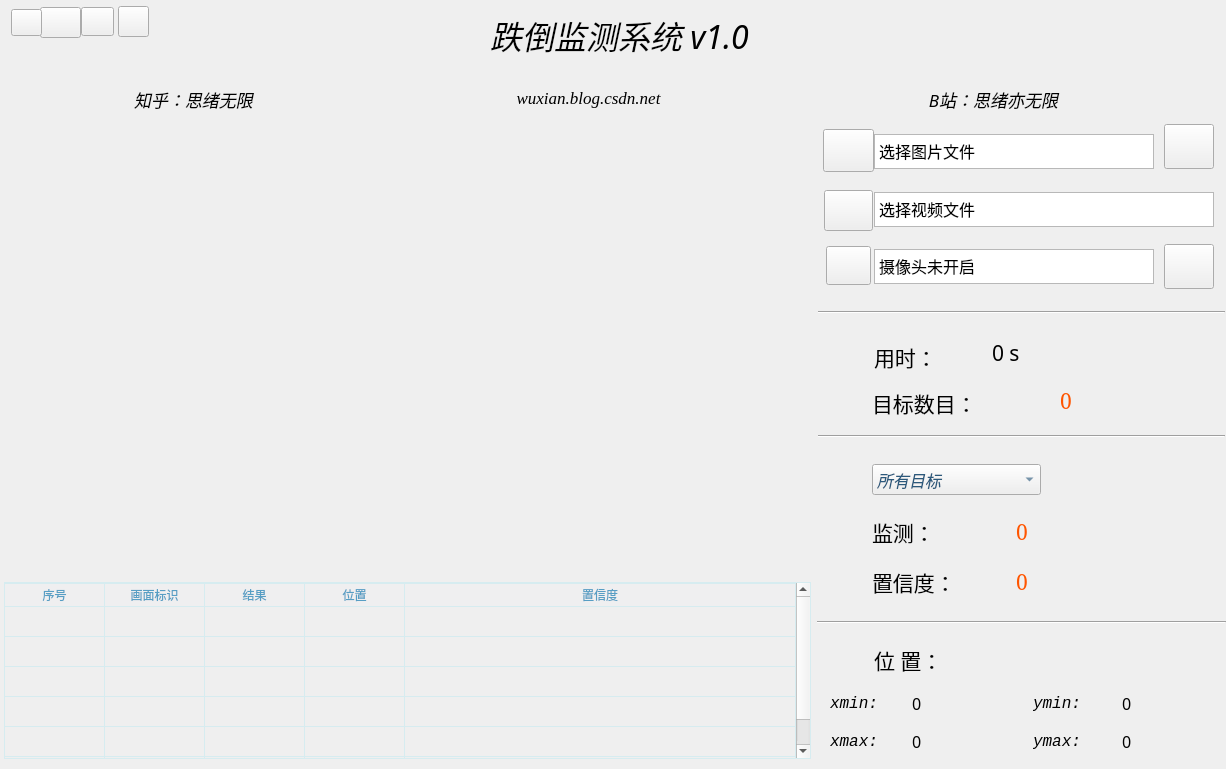
<?xml version="1.0" encoding="UTF-8"?>
<ui version="4.0">
 <class>MainWindow</class>
 <widget class="QMainWindow" name="MainWindow">
  <property name="windowModality">
   <enum>Qt::NonModal</enum>
  </property>
  <property name="geometry">
   <rect>
    <x>0</x>
    <y>0</y>
    <width>1226</width>
    <height>769</height>
   </rect>
  </property>
  <property name="minimumSize">
   <size>
    <width>1226</width>
    <height>769</height>
   </size>
  </property>
  <property name="maximumSize">
   <size>
    <width>1226</width>
    <height>769</height>
   </size>
  </property>
  <property name="font">
   <font>
    <family>华文仿宋</family>
   </font>
  </property>
  <property name="windowTitle">
   <string>PedFall Detection v1.0（思绪无限）</string>
  </property>
  <property name="windowIcon">
   <iconset resource="RecSystem.qrc">
    <normaloff>:/images/icons/count.png</normaloff>:/images/icons/count.png</iconset>
  </property>
  <property name="toolTip">
   <string/>
  </property>
  <property name="autoFillBackground">
   <bool>false</bool>
  </property>
  <property name="styleSheet">
   <string notr="true">#centralwidget{
	border-image: url(:/images/icons/back-image.png);
    color: rgb(220, 220, 220);
    border-radius: 10px;
}</string>
  </property>
  <property name="tabShape">
   <enum>QTabWidget::Rounded</enum>
  </property>
  <widget class="QWidget" name="centralwidget">
   <property name="styleSheet">
    <string notr="true">#centralWidget{
	border-image: url(:/newPrefix/images_test/back-image.png);
	color: rgb(220, 220, 220);
	border-radius: 10px;
}</string>
   </property>
   <widget class="QTextEdit" name="textEdit_pic">
    <property name="geometry">
     <rect>
      <x>874</x>
      <y>134</y>
      <width>280</width>
      <height>35</height>
     </rect>
    </property>
    <property name="minimumSize">
     <size>
      <width>150</width>
      <height>30</height>
     </size>
    </property>
    <property name="maximumSize">
     <size>
      <width>280</width>
      <height>40</height>
     </size>
    </property>
    <property name="font">
     <font>
      <family>华文仿宋</family>
      <pointsize>12</pointsize>
     </font>
    </property>
    <property name="layoutDirection">
     <enum>Qt::LeftToRight</enum>
    </property>
    <property name="verticalScrollBarPolicy">
     <enum>Qt::ScrollBarAlwaysOff</enum>
    </property>
    <property name="horizontalScrollBarPolicy">
     <enum>Qt::ScrollBarAsNeeded</enum>
    </property>
    <property name="lineWrapMode">
     <enum>QTextEdit::NoWrap</enum>
    </property>
    <property name="readOnly">
     <bool>true</bool>
    </property>
    <property name="html">
     <string>&lt;!DOCTYPE HTML PUBLIC &quot;-//W3C//DTD HTML 4.0//EN&quot; &quot;http://www.w3.org/TR/REC-html40/strict.dtd&quot;&gt;
&lt;html&gt;&lt;head&gt;&lt;meta name=&quot;qrichtext&quot; content=&quot;1&quot; /&gt;&lt;style type=&quot;text/css&quot;&gt;
p, li { white-space: pre-wrap; }
&lt;/style&gt;&lt;/head&gt;&lt;body style=&quot; font-family:'华文仿宋'; font-size:12pt; font-weight:400; font-style:normal;&quot;&gt;
&lt;p style=&quot; margin-top:0px; margin-bottom:0px; margin-left:0px; margin-right:0px; -qt-block-indent:0; text-indent:0px;&quot;&gt;&lt;span style=&quot; font-family:'Adobe Devanagari';&quot;&gt;选择图片文件&lt;/span&gt;&lt;/p&gt;&lt;/body&gt;&lt;/html&gt;</string>
    </property>
   </widget>
   <widget class="QLabel" name="label_objNum">
    <property name="geometry">
     <rect>
      <x>872</x>
      <y>384</y>
      <width>165</width>
      <height>39</height>
     </rect>
    </property>
    <property name="font">
     <font>
      <family>华文仿宋</family>
      <pointsize>16</pointsize>
     </font>
    </property>
    <property name="text">
     <string>&lt;html&gt;&lt;head/&gt;&lt;body&gt;&lt;p&gt;目标数目：&lt;/p&gt;&lt;/body&gt;&lt;/html&gt;</string>
    </property>
   </widget>
   <widget class="QLabel" name="label_ymin">
    <property name="geometry">
     <rect>
      <x>1033</x>
      <y>688</y>
      <width>61</width>
      <height>31</height>
     </rect>
    </property>
    <property name="font">
     <font>
      <family>Consolas</family>
      <pointsize>12</pointsize>
      <weight>50</weight>
      <italic>true</italic>
      <bold>false</bold>
     </font>
    </property>
    <property name="styleSheet">
     <string notr="true">font: italic 12pt &quot;Consolas&quot;;</string>
    </property>
    <property name="text">
     <string>ymin: </string>
    </property>
   </widget>
   <widget class="QLabel" name="label_ymax_result">
    <property name="geometry">
     <rect>
      <x>1122</x>
      <y>726</y>
      <width>87</width>
      <height>31</height>
     </rect>
    </property>
    <property name="font">
     <font>
      <family>SimSun-ExtB</family>
      <pointsize>12</pointsize>
     </font>
    </property>
    <property name="text">
     <string>0</string>
    </property>
   </widget>
   <widget class="QLabel" name="label_numer_result">
    <property name="geometry">
     <rect>
      <x>1060</x>
      <y>382</y>
      <width>119</width>
      <height>37</height>
     </rect>
    </property>
    <property name="font">
     <font>
      <family>SimSun</family>
      <pointsize>16</pointsize>
     </font>
    </property>
    <property name="styleSheet">
     <string notr="true">color: rgb(255, 85, 0);</string>
    </property>
    <property name="text">
     <string>0</string>
    </property>
   </widget>
   <widget class="QLabel" name="label_website_2">
    <property name="geometry">
     <rect>
      <x>68</x>
      <y>74</y>
      <width>251</width>
      <height>51</height>
     </rect>
    </property>
    <property name="minimumSize">
     <size>
      <width>0</width>
      <height>30</height>
     </size>
    </property>
    <property name="font">
     <font>
      <family>Times new roman</family>
      <pointsize>13</pointsize>
      <weight>50</weight>
      <italic>true</italic>
      <bold>false</bold>
     </font>
    </property>
    <property name="toolTip">
     <string>&lt;html&gt;&lt;head/&gt;&lt;body&gt;&lt;p&gt;www.zhihu.com/people/sixuwuxian&lt;/p&gt;&lt;/body&gt;&lt;/html&gt;</string>
    </property>
    <property name="styleSheet">
     <string notr="true">QLabel{color: rgb(0, 0, 0);
font: italic 13pt &quot;Times new roman&quot;;}</string>
    </property>
    <property name="text">
     <string>知乎：思绪无限</string>
    </property>
    <property name="alignment">
     <set>Qt::AlignCenter</set>
    </property>
   </widget>
   <widget class="QToolButton" name="toolButton_settings">
    <property name="geometry">
     <rect>
      <x>40</x>
      <y>7</y>
      <width>41</width>
      <height>31</height>
     </rect>
    </property>
    <property name="maximumSize">
     <size>
      <width>50</width>
      <height>45</height>
     </size>
    </property>
    <property name="cursor">
     <cursorShape>PointingHandCursor</cursorShape>
    </property>
    <property name="autoFillBackground">
     <bool>false</bool>
    </property>
    <property name="text">
     <string/>
    </property>
    <property name="icon">
     <iconset resource="RecSystem.qrc">
      <normaloff>:/images/icons/settings.png</normaloff>:/images/icons/settings.png</iconset>
    </property>
    <property name="iconSize">
     <size>
      <width>50</width>
      <height>39</height>
     </size>
    </property>
    <property name="popupMode">
     <enum>QToolButton::DelayedPopup</enum>
    </property>
    <property name="toolButtonStyle">
     <enum>Qt::ToolButtonTextUnderIcon</enum>
    </property>
    <property name="autoRaise">
     <bool>false</bool>
    </property>
    <property name="arrowType">
     <enum>Qt::NoArrow</enum>
    </property>
   </widget>
   <widget class="QLabel" name="label_conf">
    <property name="geometry">
     <rect>
      <x>872</x>
      <y>562</y>
      <width>111</width>
      <height>41</height>
     </rect>
    </property>
    <property name="font">
     <font>
      <family>华文仿宋</family>
      <pointsize>16</pointsize>
     </font>
    </property>
    <property name="text">
     <string>&lt;html&gt;&lt;head/&gt;&lt;body&gt;&lt;p&gt;置信度：&lt;/p&gt;&lt;/body&gt;&lt;/html&gt;</string>
    </property>
   </widget>
   <widget class="QLabel" name="label_title">
    <property name="geometry">
     <rect>
      <x>284</x>
      <y>2</y>
      <width>671</width>
      <height>65</height>
     </rect>
    </property>
    <property name="minimumSize">
     <size>
      <width>0</width>
      <height>30</height>
     </size>
    </property>
    <property name="font">
     <font>
      <family>隶书</family>
      <pointsize>24</pointsize>
      <weight>50</weight>
      <italic>true</italic>
      <bold>false</bold>
      <kerning>false</kerning>
     </font>
    </property>
    <property name="toolTip">
     <string>&lt;html&gt;&lt;head/&gt;&lt;body&gt;&lt;p&gt;author: 思绪无限&lt;/p&gt;&lt;p&gt;公众号：AI技术研究与分享&lt;/p&gt;&lt;/body&gt;&lt;/html&gt;</string>
    </property>
    <property name="styleSheet">
     <string notr="true">QLabel{color: rgb(0, 0, 0);
font: italic 24pt &quot;隶书&quot;;}</string>
    </property>
    <property name="text">
     <string>跌倒监测系统 v1.0</string>
    </property>
    <property name="alignment">
     <set>Qt::AlignCenter</set>
    </property>
   </widget>
   <widget class="QLabel" name="label_picNumber">
    <property name="geometry">
     <rect>
      <x>828</x>
      <y>382</y>
      <width>37</width>
      <height>35</height>
     </rect>
    </property>
    <property name="styleSheet">
     <string notr="true">border-image: url(:/images/icons/count.png);</string>
    </property>
    <property name="text">
     <string/>
    </property>
   </widget>
   <widget class="QComboBox" name="comboBox_select">
    <property name="geometry">
     <rect>
      <x>872</x>
      <y>464</y>
      <width>169</width>
      <height>31</height>
     </rect>
    </property>
    <property name="font">
     <font>
      <family>Consolas</family>
      <pointsize>12</pointsize>
      <weight>50</weight>
      <italic>true</italic>
      <bold>false</bold>
     </font>
    </property>
    <property name="focusPolicy">
     <enum>Qt::ClickFocus</enum>
    </property>
    <property name="styleSheet">
     <string notr="true">color: rgb(43, 89, 124);
font: italic 12pt &quot;Consolas&quot;;</string>
    </property>
    <property name="currentText">
     <string>所有目标</string>
    </property>
    <property name="iconSize">
     <size>
      <width>36</width>
      <height>36</height>
     </size>
    </property>
    <item>
     <property name="text">
      <string>所有目标</string>
     </property>
    </item>
   </widget>
   <widget class="QLabel" name="label_xmax">
    <property name="geometry">
     <rect>
      <x>830</x>
      <y>726</y>
      <width>61</width>
      <height>31</height>
     </rect>
    </property>
    <property name="font">
     <font>
      <family>Consolas</family>
      <pointsize>12</pointsize>
      <weight>50</weight>
      <italic>true</italic>
      <bold>false</bold>
     </font>
    </property>
    <property name="styleSheet">
     <string notr="true">font: italic 12pt &quot;Consolas&quot;;</string>
    </property>
    <property name="text">
     <string>xmax: </string>
    </property>
   </widget>
   <widget class="QTextEdit" name="textEdit_camera">
    <property name="geometry">
     <rect>
      <x>874</x>
      <y>249</y>
      <width>280</width>
      <height>35</height>
     </rect>
    </property>
    <property name="minimumSize">
     <size>
      <width>150</width>
      <height>30</height>
     </size>
    </property>
    <property name="maximumSize">
     <size>
      <width>280</width>
      <height>40</height>
     </size>
    </property>
    <property name="font">
     <font>
      <family>华文仿宋</family>
      <pointsize>12</pointsize>
     </font>
    </property>
    <property name="verticalScrollBarPolicy">
     <enum>Qt::ScrollBarAlwaysOff</enum>
    </property>
    <property name="horizontalScrollBarPolicy">
     <enum>Qt::ScrollBarAsNeeded</enum>
    </property>
    <property name="lineWrapMode">
     <enum>QTextEdit::NoWrap</enum>
    </property>
    <property name="readOnly">
     <bool>true</bool>
    </property>
    <property name="html">
     <string>&lt;!DOCTYPE HTML PUBLIC &quot;-//W3C//DTD HTML 4.0//EN&quot; &quot;http://www.w3.org/TR/REC-html40/strict.dtd&quot;&gt;
&lt;html&gt;&lt;head&gt;&lt;meta name=&quot;qrichtext&quot; content=&quot;1&quot; /&gt;&lt;style type=&quot;text/css&quot;&gt;
p, li { white-space: pre-wrap; }
&lt;/style&gt;&lt;/head&gt;&lt;body style=&quot; font-family:'华文仿宋'; font-size:12pt; font-weight:400; font-style:normal;&quot;&gt;
&lt;p style=&quot; margin-top:0px; margin-bottom:0px; margin-left:0px; margin-right:0px; -qt-block-indent:0; text-indent:0px;&quot;&gt;&lt;span style=&quot; font-family:'Adobe Devanagari';&quot;&gt;摄像头未开启&lt;/span&gt;&lt;/p&gt;&lt;/body&gt;&lt;/html&gt;</string>
    </property>
   </widget>
   <widget class="QLabel" name="label_xmin_result">
    <property name="geometry">
     <rect>
      <x>912</x>
      <y>688</y>
      <width>81</width>
      <height>31</height>
     </rect>
    </property>
    <property name="font">
     <font>
      <family>SimSun-ExtB</family>
      <pointsize>12</pointsize>
     </font>
    </property>
    <property name="text">
     <string>0</string>
    </property>
   </widget>
   <widget class="QLabel" name="label_score_result">
    <property name="geometry">
     <rect>
      <x>1016</x>
      <y>558</y>
      <width>157</width>
      <height>47</height>
     </rect>
    </property>
    <property name="font">
     <font>
      <family>SimSun</family>
      <pointsize>16</pointsize>
     </font>
    </property>
    <property name="styleSheet">
     <string notr="true">color: rgb(255, 85, 0);</string>
    </property>
    <property name="text">
     <string>0</string>
    </property>
   </widget>
   <widget class="QLabel" name="label_location">
    <property name="geometry">
     <rect>
      <x>874</x>
      <y>640</y>
      <width>131</width>
      <height>41</height>
     </rect>
    </property>
    <property name="font">
     <font>
      <family>华文仿宋</family>
      <pointsize>16</pointsize>
     </font>
    </property>
    <property name="text">
     <string>&lt;html&gt;&lt;head/&gt;&lt;body&gt;&lt;p&gt;位 置：&lt;/p&gt;&lt;/body&gt;&lt;/html&gt;</string>
    </property>
   </widget>
   <widget class="QLabel" name="label_picConf">
    <property name="geometry">
     <rect>
      <x>826</x>
      <y>564</y>
      <width>40</width>
      <height>40</height>
     </rect>
    </property>
    <property name="styleSheet">
     <string notr="true">border-image: url(:/images/icons/Score.png);</string>
    </property>
    <property name="text">
     <string/>
    </property>
   </widget>
   <widget class="QLabel" name="label_display">
    <property name="geometry">
     <rect>
      <x>6</x>
      <y>126</y>
      <width>806</width>
      <height>454</height>
     </rect>
    </property>
    <property name="minimumSize">
     <size>
      <width>806</width>
      <height>454</height>
     </size>
    </property>
    <property name="maximumSize">
     <size>
      <width>1152</width>
      <height>648</height>
     </size>
    </property>
    <property name="font">
     <font>
      <family>楷体</family>
      <pointsize>16</pointsize>
     </font>
    </property>
    <property name="layoutDirection">
     <enum>Qt::LeftToRight</enum>
    </property>
    <property name="styleSheet">
     <string notr="true">border-image: url(:/images/icons/ini-image.png);</string>
    </property>
    <property name="text">
     <string>&lt;html&gt;&lt;head/&gt;&lt;body&gt;&lt;p align=&quot;center&quot;&gt;&lt;br/&gt;&lt;/p&gt;&lt;/body&gt;&lt;/html&gt;</string>
    </property>
    <property name="alignment">
     <set>Qt::AlignCenter</set>
    </property>
   </widget>
   <widget class="QLabel" name="label_xmax_result">
    <property name="geometry">
     <rect>
      <x>912</x>
      <y>726</y>
      <width>89</width>
      <height>31</height>
     </rect>
    </property>
    <property name="font">
     <font>
      <family>SimSun-ExtB</family>
      <pointsize>12</pointsize>
     </font>
    </property>
    <property name="text">
     <string>0</string>
    </property>
   </widget>
   <widget class="QLabel" name="label_author">
    <property name="geometry">
     <rect>
      <x>856</x>
      <y>74</y>
      <width>275</width>
      <height>51</height>
     </rect>
    </property>
    <property name="minimumSize">
     <size>
      <width>0</width>
      <height>30</height>
     </size>
    </property>
    <property name="font">
     <font>
      <family>楷体</family>
      <pointsize>13</pointsize>
      <weight>50</weight>
      <italic>true</italic>
      <bold>false</bold>
     </font>
    </property>
    <property name="toolTip">
     <string>&lt;html&gt;&lt;head/&gt;&lt;body&gt;&lt;p&gt;思绪无限（邮箱：sixuwuxian@aliyun.com）&lt;/p&gt;&lt;/body&gt;&lt;/html&gt;</string>
    </property>
    <property name="styleSheet">
     <string notr="true">QLabel{color: rgb(0, 0, 0);
font: italic 13pt &quot;楷体&quot;;}</string>
    </property>
    <property name="text">
     <string>B站：思绪亦无限</string>
    </property>
    <property name="alignment">
     <set>Qt::AlignCenter</set>
    </property>
   </widget>
   <widget class="QLabel" name="label_picTime">
    <property name="geometry">
     <rect>
      <x>826</x>
      <y>334</y>
      <width>40</width>
      <height>40</height>
     </rect>
    </property>
    <property name="styleSheet">
     <string notr="true">border-image: url(:/images/icons/net_speed.png);</string>
    </property>
    <property name="text">
     <string/>
    </property>
   </widget>
   <widget class="Line" name="line_3">
    <property name="geometry">
     <rect>
      <x>817</x>
      <y>602</y>
      <width>409</width>
      <height>41</height>
     </rect>
    </property>
    <property name="orientation">
     <enum>Qt::Horizontal</enum>
    </property>
   </widget>
   <widget class="QLabel" name="label_ymax">
    <property name="geometry">
     <rect>
      <x>1033</x>
      <y>726</y>
      <width>61</width>
      <height>31</height>
     </rect>
    </property>
    <property name="font">
     <font>
      <family>Consolas</family>
      <pointsize>12</pointsize>
      <weight>50</weight>
      <italic>true</italic>
      <bold>false</bold>
     </font>
    </property>
    <property name="styleSheet">
     <string notr="true">font: italic 12pt &quot;Consolas&quot;;</string>
    </property>
    <property name="text">
     <string>ymax: </string>
    </property>
   </widget>
   <widget class="QToolButton" name="toolButton_file">
    <property name="geometry">
     <rect>
      <x>823</x>
      <y>129</y>
      <width>51</width>
      <height>43</height>
     </rect>
    </property>
    <property name="minimumSize">
     <size>
      <width>50</width>
      <height>39</height>
     </size>
    </property>
    <property name="cursor">
     <cursorShape>PointingHandCursor</cursorShape>
    </property>
    <property name="autoFillBackground">
     <bool>false</bool>
    </property>
    <property name="text">
     <string/>
    </property>
    <property name="icon">
     <iconset resource="RecSystem.qrc">
      <normaloff>:/images/icons/recovery.png</normaloff>:/images/icons/recovery.png</iconset>
    </property>
    <property name="iconSize">
     <size>
      <width>50</width>
      <height>40</height>
     </size>
    </property>
    <property name="popupMode">
     <enum>QToolButton::DelayedPopup</enum>
    </property>
    <property name="toolButtonStyle">
     <enum>Qt::ToolButtonTextUnderIcon</enum>
    </property>
    <property name="autoRaise">
     <bool>false</bool>
    </property>
    <property name="arrowType">
     <enum>Qt::NoArrow</enum>
    </property>
   </widget>
   <widget class="QTextEdit" name="textEdit_video">
    <property name="geometry">
     <rect>
      <x>874</x>
      <y>192</y>
      <width>340</width>
      <height>35</height>
     </rect>
    </property>
    <property name="minimumSize">
     <size>
      <width>150</width>
      <height>30</height>
     </size>
    </property>
    <property name="maximumSize">
     <size>
      <width>340</width>
      <height>40</height>
     </size>
    </property>
    <property name="font">
     <font>
      <family>华文仿宋</family>
      <pointsize>12</pointsize>
     </font>
    </property>
    <property name="layoutDirection">
     <enum>Qt::LeftToRight</enum>
    </property>
    <property name="verticalScrollBarPolicy">
     <enum>Qt::ScrollBarAlwaysOff</enum>
    </property>
    <property name="horizontalScrollBarPolicy">
     <enum>Qt::ScrollBarAsNeeded</enum>
    </property>
    <property name="lineWrapMode">
     <enum>QTextEdit::NoWrap</enum>
    </property>
    <property name="readOnly">
     <bool>true</bool>
    </property>
    <property name="html">
     <string>&lt;!DOCTYPE HTML PUBLIC &quot;-//W3C//DTD HTML 4.0//EN&quot; &quot;http://www.w3.org/TR/REC-html40/strict.dtd&quot;&gt;
&lt;html&gt;&lt;head&gt;&lt;meta name=&quot;qrichtext&quot; content=&quot;1&quot; /&gt;&lt;style type=&quot;text/css&quot;&gt;
p, li { white-space: pre-wrap; }
&lt;/style&gt;&lt;/head&gt;&lt;body style=&quot; font-family:'华文仿宋'; font-size:12pt; font-weight:400; font-style:normal;&quot;&gt;
&lt;p style=&quot; margin-top:0px; margin-bottom:0px; margin-left:0px; margin-right:0px; -qt-block-indent:0; text-indent:0px;&quot;&gt;&lt;span style=&quot; font-family:'Adobe Devanagari';&quot;&gt;选择视频文件&lt;/span&gt;&lt;/p&gt;&lt;/body&gt;&lt;/html&gt;</string>
    </property>
   </widget>
   <widget class="QToolButton" name="toolButton_camera">
    <property name="geometry">
     <rect>
      <x>826</x>
      <y>246</y>
      <width>45</width>
      <height>39</height>
     </rect>
    </property>
    <property name="maximumSize">
     <size>
      <width>50</width>
      <height>45</height>
     </size>
    </property>
    <property name="cursor">
     <cursorShape>PointingHandCursor</cursorShape>
    </property>
    <property name="autoFillBackground">
     <bool>false</bool>
    </property>
    <property name="text">
     <string/>
    </property>
    <property name="icon">
     <iconset resource="RecSystem.qrc">
      <normaloff>:/images/icons/g1.png</normaloff>:/images/icons/g1.png</iconset>
    </property>
    <property name="iconSize">
     <size>
      <width>50</width>
      <height>39</height>
     </size>
    </property>
    <property name="popupMode">
     <enum>QToolButton::DelayedPopup</enum>
    </property>
    <property name="toolButtonStyle">
     <enum>Qt::ToolButtonTextUnderIcon</enum>
    </property>
    <property name="autoRaise">
     <bool>false</bool>
    </property>
    <property name="arrowType">
     <enum>Qt::NoArrow</enum>
    </property>
   </widget>
   <widget class="Line" name="line_5">
    <property name="geometry">
     <rect>
      <x>818</x>
      <y>292</y>
      <width>407</width>
      <height>41</height>
     </rect>
    </property>
    <property name="orientation">
     <enum>Qt::Horizontal</enum>
    </property>
   </widget>
   <widget class="QLabel" name="label_website">
    <property name="geometry">
     <rect>
      <x>464</x>
      <y>72</y>
      <width>249</width>
      <height>51</height>
     </rect>
    </property>
    <property name="minimumSize">
     <size>
      <width>0</width>
      <height>30</height>
     </size>
    </property>
    <property name="font">
     <font>
      <family>Times new roman</family>
      <pointsize>13</pointsize>
      <weight>50</weight>
      <italic>true</italic>
      <bold>false</bold>
     </font>
    </property>
    <property name="toolTip">
     <string>&lt;html&gt;&lt;head/&gt;&lt;body&gt;&lt;p&gt;wuxian.blog.csdn.net&lt;/p&gt;&lt;/body&gt;&lt;/html&gt;</string>
    </property>
    <property name="styleSheet">
     <string notr="true">QLabel{color: rgb(0, 0, 0);
font: italic 13pt &quot;Times new roman&quot;;}</string>
    </property>
    <property name="text">
     <string>wuxian.blog.csdn.net</string>
    </property>
    <property name="alignment">
     <set>Qt::AlignCenter</set>
    </property>
   </widget>
   <widget class="QLabel" name="label_time_result">
    <property name="geometry">
     <rect>
      <x>992</x>
      <y>334</y>
      <width>101</width>
      <height>37</height>
     </rect>
    </property>
    <property name="font">
     <font>
      <family>华文仿宋</family>
      <pointsize>16</pointsize>
     </font>
    </property>
    <property name="text">
     <string>0 s</string>
    </property>
   </widget>
   <widget class="QLabel" name="label_picSelect">
    <property name="geometry">
     <rect>
      <x>826</x>
      <y>462</y>
      <width>40</width>
      <height>40</height>
     </rect>
    </property>
    <property name="styleSheet">
     <string notr="true">border-image: url(:/images/icons/selection.png);</string>
    </property>
    <property name="text">
     <string/>
    </property>
   </widget>
   <widget class="QToolButton" name="toolButton_version">
    <property name="geometry">
     <rect>
      <x>118</x>
      <y>6</y>
      <width>31</width>
      <height>31</height>
     </rect>
    </property>
    <property name="maximumSize">
     <size>
      <width>50</width>
      <height>45</height>
     </size>
    </property>
    <property name="cursor">
     <cursorShape>PointingHandCursor</cursorShape>
    </property>
    <property name="autoFillBackground">
     <bool>false</bool>
    </property>
    <property name="text">
     <string/>
    </property>
    <property name="icon">
     <iconset resource="RecSystem.qrc">
      <normaloff>:/images/icons/versions.png</normaloff>:/images/icons/versions.png</iconset>
    </property>
    <property name="iconSize">
     <size>
      <width>50</width>
      <height>39</height>
     </size>
    </property>
    <property name="popupMode">
     <enum>QToolButton::DelayedPopup</enum>
    </property>
    <property name="toolButtonStyle">
     <enum>Qt::ToolButtonTextUnderIcon</enum>
    </property>
    <property name="autoRaise">
     <bool>false</bool>
    </property>
    <property name="arrowType">
     <enum>Qt::NoArrow</enum>
    </property>
   </widget>
   <widget class="Line" name="line_4">
    <property name="geometry">
     <rect>
      <x>818</x>
      <y>416</y>
      <width>407</width>
      <height>41</height>
     </rect>
    </property>
    <property name="orientation">
     <enum>Qt::Horizontal</enum>
    </property>
   </widget>
   <widget class="QToolButton" name="toolButton_saveing">
    <property name="geometry">
     <rect>
      <x>11</x>
      <y>9</y>
      <width>31</width>
      <height>27</height>
     </rect>
    </property>
    <property name="maximumSize">
     <size>
      <width>50</width>
      <height>45</height>
     </size>
    </property>
    <property name="cursor">
     <cursorShape>PointingHandCursor</cursorShape>
    </property>
    <property name="autoFillBackground">
     <bool>false</bool>
    </property>
    <property name="text">
     <string/>
    </property>
    <property name="icon">
     <iconset resource="RecSystem.qrc">
      <normaloff>:/images/icons/save.png</normaloff>:/images/icons/save.png</iconset>
    </property>
    <property name="iconSize">
     <size>
      <width>50</width>
      <height>39</height>
     </size>
    </property>
    <property name="popupMode">
     <enum>QToolButton::DelayedPopup</enum>
    </property>
    <property name="toolButtonStyle">
     <enum>Qt::ToolButtonTextUnderIcon</enum>
    </property>
    <property name="autoRaise">
     <bool>false</bool>
    </property>
    <property name="arrowType">
     <enum>Qt::NoArrow</enum>
    </property>
   </widget>
   <widget class="QLabel" name="label_class">
    <property name="geometry">
     <rect>
      <x>872</x>
      <y>514</y>
      <width>113</width>
      <height>37</height>
     </rect>
    </property>
    <property name="font">
     <font>
      <family>华文仿宋</family>
      <pointsize>16</pointsize>
     </font>
    </property>
    <property name="text">
     <string>&lt;html&gt;&lt;head/&gt;&lt;body&gt;&lt;p&gt;监测：&lt;/p&gt;&lt;/body&gt;&lt;/html&gt;</string>
    </property>
   </widget>
   <widget class="QLabel" name="label_xmin">
    <property name="geometry">
     <rect>
      <x>830</x>
      <y>688</y>
      <width>61</width>
      <height>31</height>
     </rect>
    </property>
    <property name="font">
     <font>
      <family>Consolas</family>
      <pointsize>12</pointsize>
      <weight>50</weight>
      <italic>true</italic>
      <bold>false</bold>
     </font>
    </property>
    <property name="styleSheet">
     <string notr="true">font: italic 12pt &quot;Consolas&quot;;</string>
    </property>
    <property name="text">
     <string>xmin: </string>
    </property>
   </widget>
   <widget class="QToolButton" name="toolButton_video">
    <property name="geometry">
     <rect>
      <x>824</x>
      <y>190</y>
      <width>49</width>
      <height>41</height>
     </rect>
    </property>
    <property name="maximumSize">
     <size>
      <width>51</width>
      <height>41</height>
     </size>
    </property>
    <property name="cursor">
     <cursorShape>PointingHandCursor</cursorShape>
    </property>
    <property name="autoFillBackground">
     <bool>false</bool>
    </property>
    <property name="text">
     <string/>
    </property>
    <property name="icon">
     <iconset resource="RecSystem.qrc">
      <normaloff>:/images/icons/video.png</normaloff>:/images/icons/video.png</iconset>
    </property>
    <property name="iconSize">
     <size>
      <width>33</width>
      <height>33</height>
     </size>
    </property>
    <property name="popupMode">
     <enum>QToolButton::DelayedPopup</enum>
    </property>
    <property name="toolButtonStyle">
     <enum>Qt::ToolButtonTextUnderIcon</enum>
    </property>
    <property name="autoRaise">
     <bool>false</bool>
    </property>
    <property name="arrowType">
     <enum>Qt::NoArrow</enum>
    </property>
   </widget>
   <widget class="QLabel" name="label_picResult">
    <property name="geometry">
     <rect>
      <x>830</x>
      <y>516</y>
      <width>35</width>
      <height>35</height>
     </rect>
    </property>
    <property name="styleSheet">
     <string notr="true">border-image: url(:/images/icons/result.png);</string>
    </property>
    <property name="text">
     <string/>
    </property>
   </widget>
   <widget class="QToolButton" name="toolButton_author">
    <property name="geometry">
     <rect>
      <x>81</x>
      <y>7</y>
      <width>33</width>
      <height>29</height>
     </rect>
    </property>
    <property name="maximumSize">
     <size>
      <width>50</width>
      <height>45</height>
     </size>
    </property>
    <property name="cursor">
     <cursorShape>PointingHandCursor</cursorShape>
    </property>
    <property name="autoFillBackground">
     <bool>false</bool>
    </property>
    <property name="text">
     <string/>
    </property>
    <property name="icon">
     <iconset resource="RecSystem.qrc">
      <normaloff>:/images/icons/author.png</normaloff>:/images/icons/author.png</iconset>
    </property>
    <property name="iconSize">
     <size>
      <width>50</width>
      <height>39</height>
     </size>
    </property>
    <property name="popupMode">
     <enum>QToolButton::DelayedPopup</enum>
    </property>
    <property name="toolButtonStyle">
     <enum>Qt::ToolButtonTextUnderIcon</enum>
    </property>
    <property name="autoRaise">
     <bool>false</bool>
    </property>
    <property name="arrowType">
     <enum>Qt::NoArrow</enum>
    </property>
   </widget>
   <widget class="QLabel" name="label_picLocation">
    <property name="geometry">
     <rect>
      <x>826</x>
      <y>638</y>
      <width>39</width>
      <height>39</height>
     </rect>
    </property>
    <property name="styleSheet">
     <string notr="true">border-image: url(:/images/icons/Ordinateur.png);</string>
    </property>
    <property name="text">
     <string/>
    </property>
   </widget>
   <widget class="QLabel" name="label_ymin_result">
    <property name="geometry">
     <rect>
      <x>1122</x>
      <y>688</y>
      <width>75</width>
      <height>31</height>
     </rect>
    </property>
    <property name="font">
     <font>
      <family>SimSun-ExtB</family>
      <pointsize>12</pointsize>
     </font>
    </property>
    <property name="text">
     <string>0</string>
    </property>
   </widget>
   <widget class="QLabel" name="label_useTime">
    <property name="geometry">
     <rect>
      <x>874</x>
      <y>332</y>
      <width>91</width>
      <height>51</height>
     </rect>
    </property>
    <property name="font">
     <font>
      <family>华文仿宋</family>
      <pointsize>16</pointsize>
     </font>
    </property>
    <property name="text">
     <string>&lt;html&gt;&lt;head/&gt;&lt;body&gt;&lt;p&gt;用时：&lt;/p&gt;&lt;/body&gt;&lt;/html&gt;</string>
    </property>
   </widget>
   <widget class="QLabel" name="label_class_result">
    <property name="geometry">
     <rect>
      <x>1016</x>
      <y>508</y>
      <width>205</width>
      <height>47</height>
     </rect>
    </property>
    <property name="font">
     <font>
      <family>SimSun</family>
      <pointsize>16</pointsize>
     </font>
    </property>
    <property name="styleSheet">
     <string notr="true">color: rgb(255, 85, 0);</string>
    </property>
    <property name="text">
     <string>0</string>
    </property>
   </widget>
   <widget class="QToolButton" name="toolButton_model">
    <property name="geometry">
     <rect>
      <x>1164</x>
      <y>244</y>
      <width>50</width>
      <height>45</height>
     </rect>
    </property>
    <property name="minimumSize">
     <size>
      <width>50</width>
      <height>39</height>
     </size>
    </property>
    <property name="maximumSize">
     <size>
      <width>50</width>
      <height>45</height>
     </size>
    </property>
    <property name="cursor">
     <cursorShape>PointingHandCursor</cursorShape>
    </property>
    <property name="toolTip">
     <string>使用默认模型</string>
    </property>
    <property name="autoFillBackground">
     <bool>false</bool>
    </property>
    <property name="text">
     <string/>
    </property>
    <property name="icon">
     <iconset resource="RecSystem.qrc">
      <normaloff>:/images/icons/model.png</normaloff>:/images/icons/model.png</iconset>
    </property>
    <property name="iconSize">
     <size>
      <width>50</width>
      <height>39</height>
     </size>
    </property>
    <property name="popupMode">
     <enum>QToolButton::DelayedPopup</enum>
    </property>
    <property name="toolButtonStyle">
     <enum>Qt::ToolButtonTextUnderIcon</enum>
    </property>
    <property name="autoRaise">
     <bool>false</bool>
    </property>
    <property name="arrowType">
     <enum>Qt::NoArrow</enum>
    </property>
   </widget>
   <widget class="QToolButton" name="toolButton_folder">
    <property name="geometry">
     <rect>
      <x>1164</x>
      <y>124</y>
      <width>50</width>
      <height>45</height>
     </rect>
    </property>
    <property name="minimumSize">
     <size>
      <width>50</width>
      <height>39</height>
     </size>
    </property>
    <property name="maximumSize">
     <size>
      <width>50</width>
      <height>45</height>
     </size>
    </property>
    <property name="cursor">
     <cursorShape>PointingHandCursor</cursorShape>
    </property>
    <property name="toolTip">
     <string>选择图片文件夹</string>
    </property>
    <property name="autoFillBackground">
     <bool>false</bool>
    </property>
    <property name="text">
     <string/>
    </property>
    <property name="icon">
     <iconset resource="RecSystem.qrc">
      <normaloff>:/images/icons/folder.png</normaloff>:/images/icons/folder.png</iconset>
    </property>
    <property name="iconSize">
     <size>
      <width>50</width>
      <height>39</height>
     </size>
    </property>
    <property name="popupMode">
     <enum>QToolButton::DelayedPopup</enum>
    </property>
    <property name="toolButtonStyle">
     <enum>Qt::ToolButtonTextUnderIcon</enum>
    </property>
    <property name="autoRaise">
     <bool>false</bool>
    </property>
    <property name="arrowType">
     <enum>Qt::NoArrow</enum>
    </property>
   </widget>
   <widget class="QTableWidget" name="tableWidget">
    <property name="geometry">
     <rect>
      <x>4</x>
      <y>582</y>
      <width>807</width>
      <height>177</height>
     </rect>
    </property>
    <property name="sizePolicy">
     <sizepolicy hsizetype="Expanding" vsizetype="Expanding">
      <horstretch>0</horstretch>
      <verstretch>0</verstretch>
     </sizepolicy>
    </property>
    <property name="minimumSize">
     <size>
      <width>569</width>
      <height>150</height>
     </size>
    </property>
    <property name="maximumSize">
     <size>
      <width>16777215</width>
      <height>180</height>
     </size>
    </property>
    <property name="font">
     <font>
      <pointsize>10</pointsize>
     </font>
    </property>
    <property name="styleSheet">
     <string notr="true">/*
tabelwidget*/
QTableWidget{
color:#4c8dae;
background:transparent;
border:1px solid #d6ecf0;
alternate-background-color:transparent;/*交错颜色*/
gridline-color:#d6ecf0;
}

/*选中item*/
QTableWidget::item:selected{
color:rgba(23,124,176,60%);
background:rgba(240,240,244,40%);
}

/*
悬浮item*/
QTableWidget::item:hover{
background:rgba(240,240,244,40%);
}
QHeaderView{
background:transparent;
}

/*表头*/
QHeaderView::section{
background:rgba(240,240,244,10%);
margin:0px;
color:rgba(23,124,176,70%);
border:1px solid #d6ecf0;
border-left-width:0;
}



/*表右侧的滑条*/
QScrollBar:vertical{
background:#CCCCCC;
padding:0px;
border-radius:2px;
max-width:6px;
}

/*滑块*/
QScrollBar::handle:vertical{
background:rgba(255,179,167,80%);
}
/*
滑块悬浮，按下*/
QScrollBar::handle:hover:vertical,QScrollBar::handle:pressed:vertical{
background:#A7A7A7;
}
/*
滑块已经划过的区域*/
QScrollBar::sub-page:vertical{
background:transparent;
}

/*
滑块还没有划过的区域*/
QScrollBar::add-page:vertical{
background:transparent;
}

/*页面下移的按钮*/
QScrollBar::add-line:vertical{
background:none;
}
/*页面上移的按钮*/
QScrollBar::sub-line:vertical{
background:none;
}</string>
    </property>
    <property name="verticalScrollBarPolicy">
     <enum>Qt::ScrollBarAsNeeded</enum>
    </property>
    <property name="horizontalScrollBarPolicy">
     <enum>Qt::ScrollBarAlwaysOff</enum>
    </property>
    <property name="sizeAdjustPolicy">
     <enum>QAbstractScrollArea::AdjustIgnored</enum>
    </property>
    <property name="alternatingRowColors">
     <bool>true</bool>
    </property>
    <property name="wordWrap">
     <bool>false</bool>
    </property>
    <property name="rowCount">
     <number>6</number>
    </property>
    <attribute name="horizontalHeaderVisible">
     <bool>true</bool>
    </attribute>
    <attribute name="horizontalHeaderCascadingSectionResizes">
     <bool>false</bool>
    </attribute>
    <attribute name="horizontalHeaderStretchLastSection">
     <bool>true</bool>
    </attribute>
    <attribute name="verticalHeaderVisible">
     <bool>false</bool>
    </attribute>
    <attribute name="verticalHeaderCascadingSectionResizes">
     <bool>false</bool>
    </attribute>
    <row>
     <property name="text">
      <string>0</string>
     </property>
    </row>
    <row>
     <property name="text">
      <string>1</string>
     </property>
    </row>
    <row>
     <property name="text">
      <string>2</string>
     </property>
    </row>
    <row/>
    <row/>
    <row/>
    <column>
     <property name="text">
      <string>序号</string>
     </property>
     <property name="font">
      <font>
       <family>微软雅黑</family>
       <pointsize>9</pointsize>
       <weight>50</weight>
       <bold>false</bold>
      </font>
     </property>
     <property name="textAlignment">
      <set>AlignCenter</set>
     </property>
     <property name="background">
      <color alpha="0">
       <red>0</red>
       <green>0</green>
       <blue>0</blue>
      </color>
     </property>
    </column>
    <column>
     <property name="text">
      <string>画面标识</string>
     </property>
     <property name="font">
      <font>
       <family>微软雅黑</family>
       <pointsize>9</pointsize>
       <weight>50</weight>
       <bold>false</bold>
      </font>
     </property>
     <property name="textAlignment">
      <set>AlignCenter</set>
     </property>
    </column>
    <column>
     <property name="text">
      <string>结果</string>
     </property>
     <property name="font">
      <font>
       <family>微软雅黑</family>
       <pointsize>9</pointsize>
       <weight>50</weight>
       <bold>false</bold>
      </font>
     </property>
     <property name="textAlignment">
      <set>AlignCenter</set>
     </property>
    </column>
    <column>
     <property name="text">
      <string>位置</string>
     </property>
     <property name="font">
      <font>
       <family>微软雅黑</family>
       <pointsize>9</pointsize>
      </font>
     </property>
     <property name="textAlignment">
      <set>AlignCenter</set>
     </property>
    </column>
    <column>
     <property name="text">
      <string>置信度</string>
     </property>
     <property name="font">
      <font>
       <family>微软雅黑</family>
       <pointsize>9</pointsize>
      </font>
     </property>
     <property name="textAlignment">
      <set>AlignCenter</set>
     </property>
    </column>
    <item row="0" column="0">
     <property name="text">
      <string/>
     </property>
     <property name="textAlignment">
      <set>AlignCenter</set>
     </property>
    </item>
    <item row="0" column="1">
     <property name="text">
      <string/>
     </property>
     <property name="textAlignment">
      <set>AlignLeading|AlignVCenter</set>
     </property>
    </item>
    <item row="0" column="2">
     <property name="text">
      <string/>
     </property>
     <property name="textAlignment">
      <set>AlignCenter</set>
     </property>
    </item>
    <item row="1" column="0">
     <property name="text">
      <string/>
     </property>
     <property name="textAlignment">
      <set>AlignCenter</set>
     </property>
    </item>
    <item row="1" column="2">
     <property name="text">
      <string/>
     </property>
     <property name="textAlignment">
      <set>AlignCenter</set>
     </property>
    </item>
    <item row="2" column="0">
     <property name="text">
      <string/>
     </property>
     <property name="textAlignment">
      <set>AlignCenter</set>
     </property>
    </item>
    <item row="2" column="2">
     <property name="text">
      <string/>
     </property>
     <property name="textAlignment">
      <set>AlignCenter</set>
     </property>
    </item>
   </widget>
  </widget>
  <action name="actionGoogle_Translate">
   <property name="text">
    <string>Google Translate</string>
   </property>
  </action>
  <action name="actionHTML_type">
   <property name="text">
    <string>HTML type</string>
   </property>
  </action>
  <action name="actionsoftware_version">
   <property name="text">
    <string>software version</string>
   </property>
  </action>
 </widget>
 <resources>
  <include location="RecSystem.qrc"/>
 </resources>
 <connections/>
</ui>
